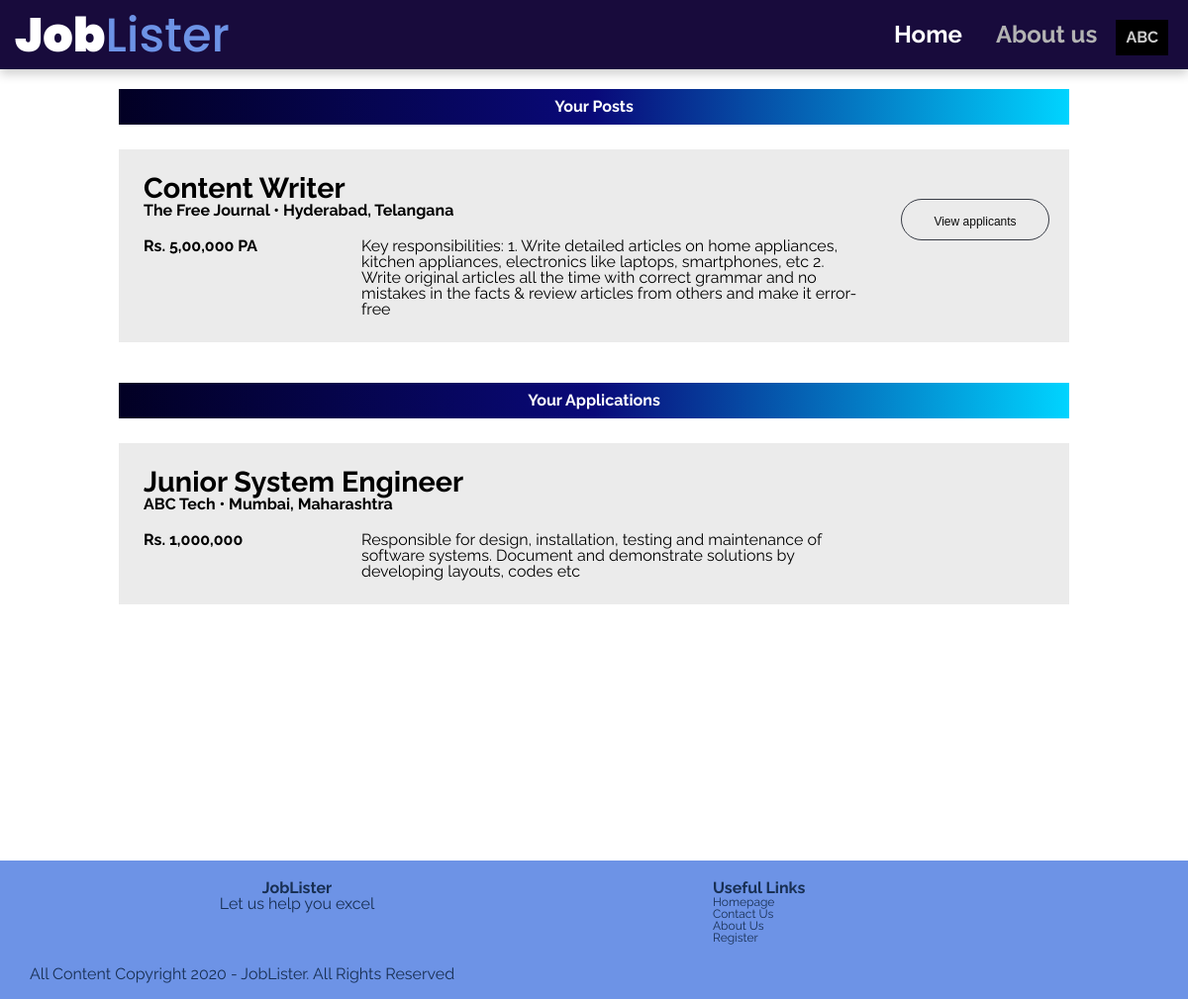
Page /console.php (signed in) on the committed database.
### tables this page shows
CREATE TABLE `jobs` (
  `u_id` int(11) NOT NULL,
  `job_id` int(11) NOT NULL,
  `category` varchar(255) NOT NULL,
  `company` varchar(225) NOT NULL,
  `job_title` varchar(225) NOT NULL,
  `description` varchar(555) NOT NULL,
  `salary` varchar(225) NOT NULL,
  `location` varchar(225) NOT NULL,
  `user_contact` varchar(225) NOT NULL,
  `user_email` varchar(225) NOT NULL
);

### console.php (the view, shortened to what this page needs)
<?php
    require 'conn.php';
    if(isset($_SESSION['user'])) {
        ?>
    <!DOCTYPE html>
    <html lang="en">
    <head>
        <link rel="stylesheet" href="Styles/Style.css">
    </head>
    <body>
    <header>
        <a href="index.php">
            <h1>Job<b>Lister</b></h1>
        </a>
        <nav>
            <ul id ="navigation">
                <li><a class="active" href="index.php">Home</a></li>
                <li><a href="aboutus.php">About us</a></li>
                <?php
                    if(!isset($_SESSION['user'])) {
                        echo '<li id="login"><a href="signIn.php"><img src="Icons/user-solid.svg"></a>';
                    } else {
                        echo '<li id="logout"><a href="console.php">', $_SESSION['user'] ,'</a><ul></li><li><a href="console.php">My console</a></li><li id="logout"><a href="logOut.php">Log out</a></li></ul></li>';
                    }
                ?>
        </nav>
    </header>
    <main>
        <div class="sec-title">
            <h2>Your Posts</h2>
        </div>
        <?php
            $id = $_SESSION['u_id'];
            $stm1 = 'SELECT * FROM jobs WHERE u_id=?';
            $sql = mysqli_stmt_init($conn);
            mysqli_stmt_prepare($sql, $stm1);
            mysqli_stmt_bind_param($sql, "d", $id);
            mysqli_stmt_execute($sql);
            $result = mysqli_stmt_get_result($sql);
            while($row = mysqli_fetch_array($result, MYSQLI_BOTH)) {
            ?>
            <div class="jobs-container" name="job-post">
                <div class="title">
                    <h2><?php echo $row['job_title']; ?></h2>
                    <h4><?php echo $row['company']; ?> • <?php echo $row['location']; ?></h4>
                </div>
                <div id="left" class="grid-left">
                    <h4><?php echo $row['salary']; ?></h4>
                </div>
                <div class="grid-right">
                    <p><?php echo $row['description']; ?></tr>
                </div>
                <form action="applicants.php" method="POST">
                    <input type="submit" value="View applicants">
                </form>
            </div>
        <?php
            }
        ?><br>
        <div class="sec-title">
            <h2>Your Applications</h2>
        </div>
        <?php
            $stm1 = 'SELECT * FROM applications WHERE u_id=?';
            mysqli_stmt_prepare($sql, $stm1);
            mysqli_stmt_bind_param($sql, "d", $id);
            mysqli_stmt_execute($sql);
            $res = mysqli_stmt_get_result($sql);
            $val = mysqli_fetch_array($res);
            $stm = 'SELECT * FROM jobs WHERE job_id=?';
            mysqli_stmt_prepare($sql, $stm);
            mysqli_stmt_bind_param($sql, "d", $val['j_id']);
            mysqli_stmt_execute($sql);
            if($result = mysqli_stmt_get_result($sql)) {
                while($row = mysqli_fetch_array($result, MYSQLI_BOTH)) {
        ?>
                    <div class="jobs-container" name="job-post">
                        <div class="title">
                            <h2><?php echo $row['job_title']; ?></h2>
                            <h4><?php echo $row['company']; ?> • <?php echo $row['location']; ?></h4>
                        </div>
                        <div id="left" class="grid-left">
                            <h4><?php echo $row['salary']; ?></h4>
                        </div>
                        <div class="grid-right">
                            <p><?php echo $row['description']; ?></tr>
                        </div>
                    </div>
        <?php
                }
            } else {
                mysqli_error($conn);
            }
        ?>
    </main>
    <footer class="page-footer">
        <div class="left">
            <h5>JobLister</h5>
            <p>Let us help you excel</p>
        </div>
        <div class="right">
            <h5>Useful Links</h5>
            <ul>
                <li><a href="index.php">Homepage</a></li>
                <li><a href="contact.php">Contact Us</a></li>
                <li><a href="about.php">About Us</a></li>
                <li><a href="register.php">Register</a></li>
            </ul>
        </div>
        <div class="footer-copyright">
            <small class="copy">All Content Copyright 2020 - JobLister. All Rights Reserved</small>
        </div>
    </footer>
    </body>
    </html>
        <?php
    } else {
        header('Location: index.php');
    }

### Styles/Style.css (style rules this page uses)
html, body, div, span, applet, object, iframe, h1, h2, h3, h4, h5, h6, p, blockquote, pre, a, abbr, acronym, address, big, cite, code, del, dfn, em, img, ins, kbd, q, s, samp, small, strike, strong, sub, sup, tt, var, b, u, i, center, dl, dt, dd, ol, ul, li, fieldset, form, label, legend, table, caption, tbody, tfoot, thead, tr, th, td, article, aside, canvas, details, embed, figure, figcaption, footer, header, hgroup, menu, nav, output, ruby, section, summary, time, mark, audio, video { margin: 0; padding: 0; border: 0; font-size: 100%; vertical-align: baseline; }
article, aside, details, figcaption, figure, footer, header, hgroup, menu, nav, section { display: block; }
body { line-height: 1; }
ol, ul { list-style: none; }
body { font-family: 'Raleway', sans-serif; overflow-x: hidden; min-height: 100vh; display: block; position: relative; padding-bottom: 120px; }
header { background: #100335f6; width: 100%; height: 70px; position: fixed; top: 0; left: 0; right: 0; z-index: 99; -webkit-box-shadow: 0px 5px 10px 0px rgba(0, 0, 0, 0.19); -moz-box-shadow: 0px 5px 10px 0px rgba(0, 0, 0, 0.19); box-shadow: 0px 5px 10px 0px rgba(0, 0, 0, 0.19); }
header a h1 { font-family: Poppins, sans-serif; color: rgb(255, 255, 255); font-size: 3rem; float: left; font-weight: 1000; padding-left: 15px; padding-top: 12px; }
header a h1 b { color: #6d93e6; font-weight: 500; }
header nav { float: right; padding-right: 20px; }
header nav ul { display: block; overflow: hidden; margin: 0 auto; width: fit-content; }
header nav li { padding-top: 20px; display: inline-block; font-weight: 700; }
header nav li a { display: block; color: #b3b3b3; text-decoration: unset; font-size: 1.5em; padding: 0px 15px; }
header nav li .active { font-weight: 700; text-decoration: none; color: #fff; }
li#logout a { padding: 10px; background: #000; color: #ccc; font-size: 1em; }
#left { float: left; }
input[type='submit'] { margin-inline: auto; transform: translateY(25px); font-size: 12px; line-height: 42px; display: block; width: 250px; height: 42px; cursor: pointer; color: rgb(12, 12, 12); background-color: rgba(255, 255, 255, 0); border: 1.5px solid #373B44; border-radius: 50px; }
a { font-size: 12px; display: block; text-align: center; text-decoration: none; color: grey; }
main { margin-top: 90px; }
.jobs-container { display: grid; grid-template-columns: 1fr 1fr 1fr 1fr; grid-template-areas: "grid-title grid-title grid-title grid-button" "grid-left grid-right grid-right grid-right"; width: 80%; grid-row-gap: 20px; grid-column-gap: 20px; padding: 25px 0; margin: 25px auto; background-color: #ebebeb; }
.jobs-container .title { grid-area: grid-title; grid-column-end: 4; }
.jobs-container input[type='submit'] { width: 150px; margin-right: 20px; }
.jobs-container .grid-left { grid-area: grid-left; grid-column-end: 2; }
.jobs-container .grid-right { grid-area: grid-right; grid-column-end: 5; }
.jobs-container h2 { font-size: 1.8rem; padding: 0 25px; }
.jobs-container h4 { font-size: 1rem; padding: 0 25px; }
.jobs-container p { display: block; width: 70%; }
.sec-title { background: linear-gradient(90deg, #020024, #090979, #00d4ff); width: 80%; margin: auto; }
.sec-title h2 { color: #fff; text-align: center; padding: 10px 0; }
.page-footer { background: #6d93e6; color: #182f53; width: 100%; position: absolute; bottom: 0; left: 0; z-index: 99; padding-top: 20px; height: 120px; margin-top: 50px; }
.page-footer .copy { float: left; padding-left: 30px; width:50%; margin-top: 55px; }
.left { float:left; text-align: center; width: 50%; }
.right { float:right; text-align: left; width: 40%; }
.right a { color: #182f53; text-align: left; }

### rows in the picture
jobs: job_title "Content Writer", company "The Free Journal", location "Hyderabad, Telangana", salary "Rs. 5,00,000 PA", description "Key responsibilities: 1. Write detailed articles on home appliances, kitchen appliances, electronics like laptops, smartphones, etc 2. Write original articles all the time with correct grammar and no mistakes in the facts & review articles from others and make it error-free"
jobs: job_title "Junior System Engineer", company "ABC Tech", location "Mumbai, Maharashtra", salary "Rs. 1,000,000", description "Responsible for design, installation, testing and maintenance of software systems. Document and demonstrate solutions by developing layouts, codes etc"

### other values in the picture
$_SESSION['user'] "ABC"
